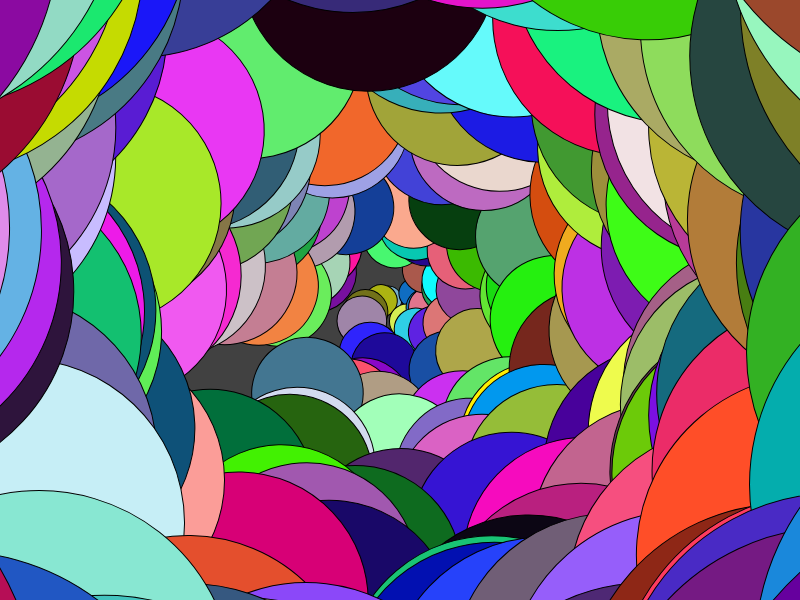
Frame 1 (no input)
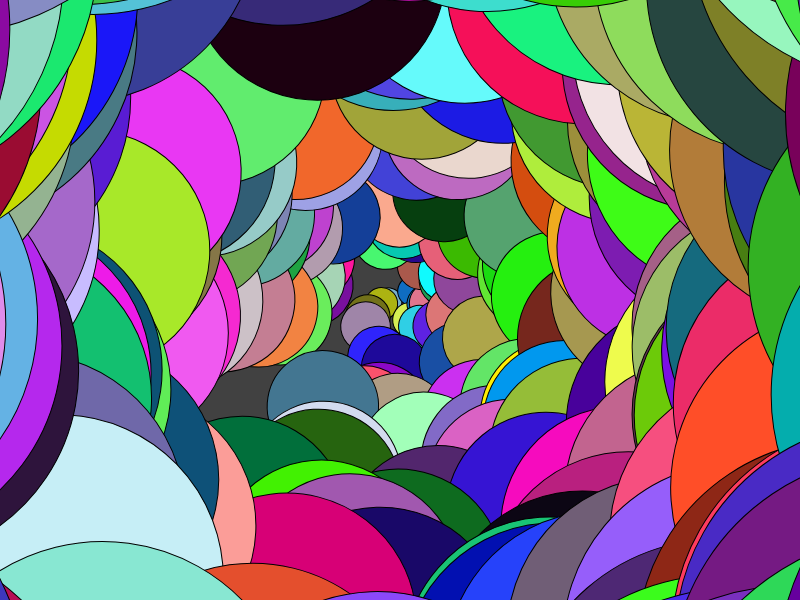
Frame 60 (no input)
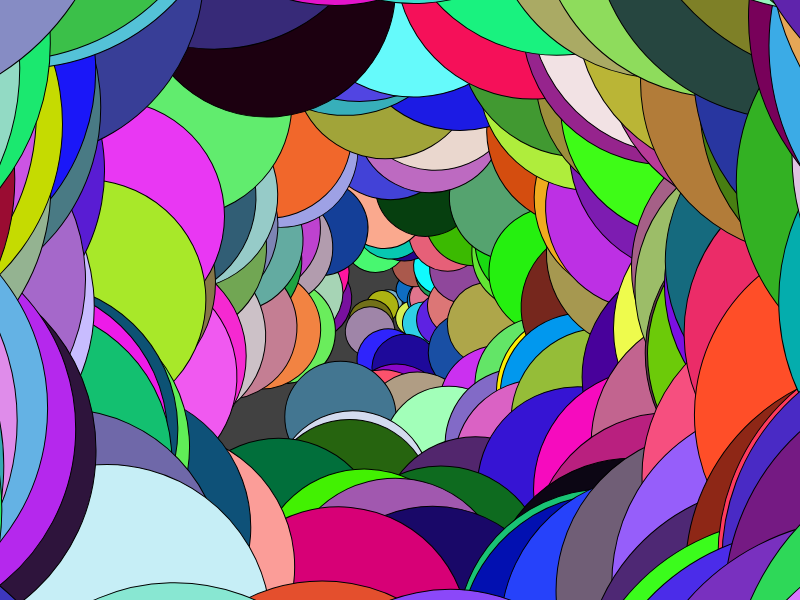
Frame 120 (the mouse pressed at the canvas centre since frame 60)

The p5.js sketch that drew these frames (run headless with seeded random() and noise() and a simulated clock; from frame 60 on, the mouse is pressed at the canvas centre):

// p5.js sketch
// ── sketch.js
let x=1;
let y=1;
let w=20;
let points=[];

function setup() {
  createCanvas(displayWidth,displayHeight);
  randRecursive(x,y,w);
}

function randRecursive(x,y,w){
		if ( x+y <= 1100 ){
      let c = color(random(0,255),random(0,255),random(0,255));
			append(points,[x,y,w,c]);
			randRecursive(x+PI,y+HALF_PI,w+PI*QUARTER_PI);
		}
		else{
			return points;
		}
}

function draw() {
  background(65);
  stroke(0);
  translate(width/2,height/2);
  rotate(-millis()/10000*HALF_PI)
  for(let i=0; i<points.length; i++){
    fill(points[i][3]);
  	ellipse(points[i][0], points[i][1], points[i][2]);
    rotate(points[i][0]*PI*2, points[i][1]*QUARTER_PI)
  }
}
